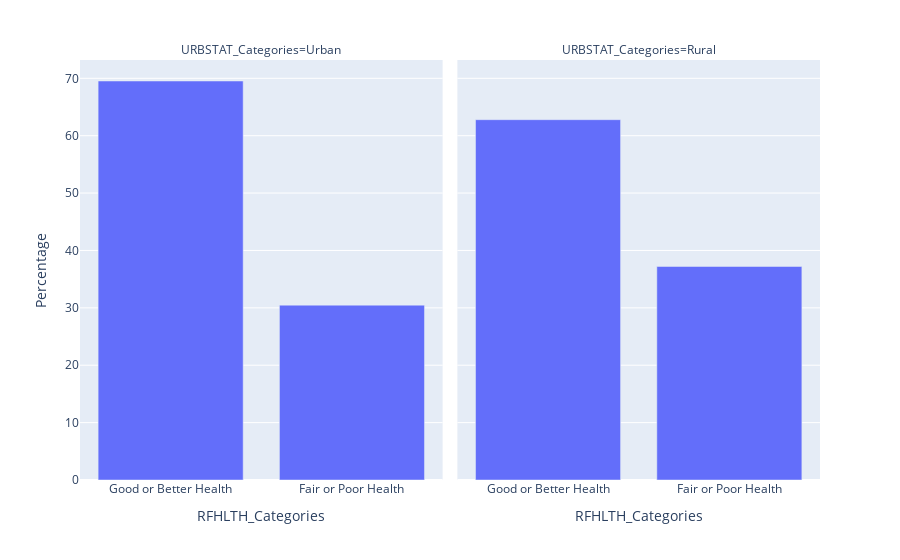

The cell this chart's notebook holds for it:
### Markdown cell above
Realmente parece ter alguma diferença, vamos visualizar:

### Code cell
px.bar(df_Gen_Urb, x="RFHLTH_Categories", y = "Percentage", facet_col= "URBSTAT_Categories" )

### Figure 1 — Plotly figure (JSON) as saved in the notebook; plotly's stock layout.template omitted (floating-point values rounded to 4 significant figures)
{"data": [{"alignmentgroup": "True", "hovertemplate": "URBSTAT_Categories=Urban<br>RFHLTH_Categories=%{x}<br>Percentage=%{y}<extra></extra>", "legendgroup": "", "marker": {"color": "#636efa", "pattern": {"shape": ""}}, "name": "", "offsetgroup": "", "orientation": "v", "showlegend": false, "textposition": "auto", "type": "bar", "x": ["Good or Better Health", "Fair or Poor Health"], "xaxis": "x", "y": [69.53, 30.47], "yaxis": "y"}, {"alignmentgroup": "True", "hovertemplate": "URBSTAT_Categories=Rural<br>RFHLTH_Categories=%{x}<br>Percentage=%{y}<extra></extra>", "legendgroup": "", "marker": {"color": "#636efa", "pattern": {"shape": ""}}, "name": "", "offsetgroup": "", "orientation": "v", "showlegend": false, "textposition": "auto", "type": "bar", "x": ["Good or Better Health", "Fair or Poor Health"], "xaxis": "x2", "y": [62.79, 37.21], "yaxis": "y2"}], "layout": {"annotations": [{"font": {}, "showarrow": false, "text": "URBSTAT_Categories=Urban", "x": 0.245, "xanchor": "center", "xref": "paper", "y": 1, "yanchor": "bottom", "yref": "paper"}, {"font": {}, "showarrow": false, "text": "URBSTAT_Categories=Rural", "x": 0.755, "xanchor": "center", "xref": "paper", "y": 1, "yanchor": "bottom", "yref": "paper"}], "barmode": "relative", "legend": {"tracegroupgap": 0}, "margin": {"t": 60}, "xaxis": {"anchor": "y", "domain": [0, 0.49], "title": {"text": "RFHLTH_Categories"}}, "xaxis2": {"anchor": "y2", "domain": [0.51, 1], "matches": "x", "title": {"text": "RFHLTH_Categories"}}, "yaxis": {"anchor": "x", "domain": [0, 1], "title": {"text": "Percentage"}}, "yaxis2": {"anchor": "x2", "domain": [0, 1], "matches": "y", "showticklabels": false}}}
